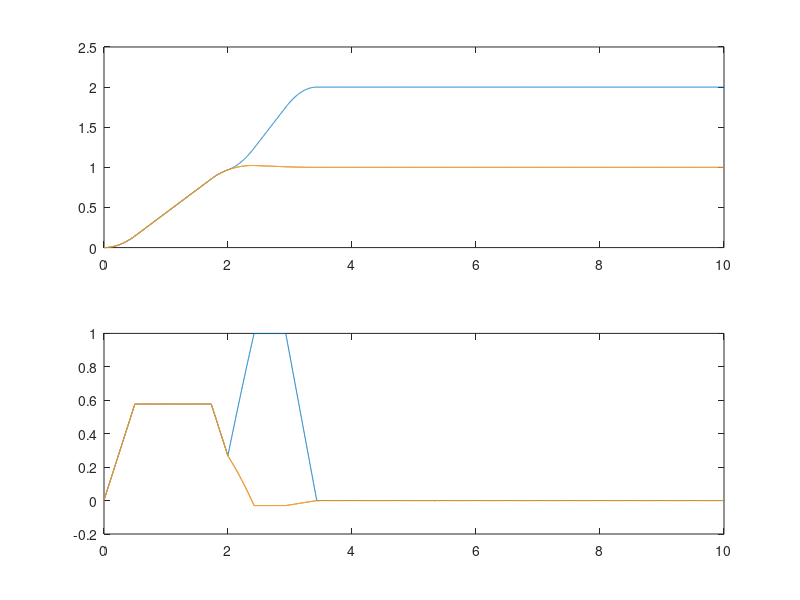

MATLAB code for this plot:
clc;clear all;clc;

max_lin_vel=1;
max_lin_acc=2;

max_ang_vel=1;
max_ang_acc=2;

dt=2e-3;

x0=zeros(3,1);
xf=ones(3,1);
last_vel=zeros(3,1);
t=(0:dt:10)';
x=x0;
for idx=1:length(t)

    err=xf-x;

    if idx==1000
        xf=[2;1;1];
    end

    dist=norm(err);
    versor=err/norm(err);
    norm_last_vel=norm(last_vel);


    % 0.5*max_acc*dec_time^2=dec_dist
    % max_acc*dec_time=max_vel -> dec_time=max_vel/max_acc
    % dec_dist=0.5*max_vel^2/max_dec
    dec_dist=0.5*max_lin_vel^2/max_lin_acc;

    if (dist<=dec_dist)
        dec_time=sqrt(2*dist/max_lin_acc);
        dec_vel=max_lin_acc*dec_time;
        vel_no_sat=dec_vel*versor;

    else
        vel_no_sat=max_lin_vel*versor;
    end

    vel_err=vel_no_sat-last_vel;
    if (norm(vel_err)>max_lin_acc*dt)
        acc=max_lin_acc*(vel_err)/norm(vel_err);
        vel=last_vel+acc*dt;
    else
        acc=vel_err/dt;
        vel=vel_no_sat;
    end

    speed(:,idx)=vel';
    pos(:,idx)=x';

    x=x+vel*dt+0.5*acc*dt^2;
    last_vel=vel;
end

subplot(211)
plot(t,pos)
subplot(212)
plot(t,speed)